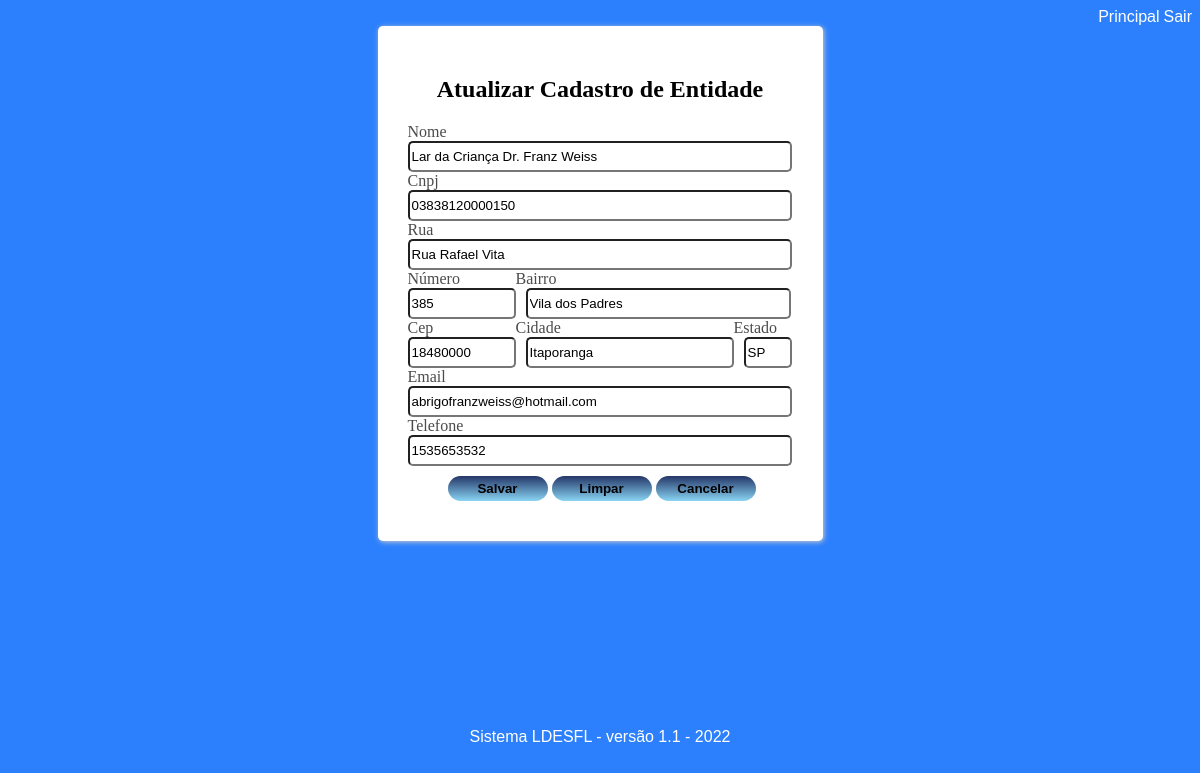
/atualizar3/1 (signed in), run on the app's committed database.
### models.py (models this page shows)
class Entidade(db.Model):  # tabela entidade
    id = db.Column(db.Integer, primary_key=True, autoincrement=True)
    nome_entidade = db.Column(db.String)
    cnpj = db.Column(db.String)
    rua = db.Column(db.String)
    numero = db.Column(db.String)
    bairro = db.Column(db.String)
    cep = db.Column(db.String)
    cidade = db.Column(db.String)
    estado = db.Column(db.String)
    email = db.Column(db.String)
    telefone = db.Column(db.String)

### main.py (the view, shortened to what this page needs)
@main.route("/atualizar3/<int:id>", methods=['GET', 'POST'])
@login_required
def atualizar3(id):
    entidade = Entidade.query.filter_by(id=id).first()
    return render_template('atualizar3.html', entidade=entidade)

### __init__.py (called while the page is built)
def create_app():
    app = Flask(__name__)
    app.config['SECRET_KEY'] = '9OLWxND4o83j4K4iuopO'
    app.config['SQLALCHEMY_DATABASE_URI'] = 'sqlite:///diario.db'
    db.init_app(app)
    login_manager = LoginManager()
    login_manager.login_view = 'auth.login'
    login_manager.init_app(app)
    from .models import User
    @login_manager.user_loader
    def load_user(user_id):
        return User.query.get(int(user_id))
    from .auth import auth as auth_blueprint
    app.register_blueprint(auth_blueprint)
    from .main import main as main_blueprint
    app.register_blueprint(main_blueprint)
    return app

### templates/atualizar3.html (shortened to what this page needs)
{% extends "base2.html" %}
{% block content %}
<!DOCTYPE html>
<html lang="pt-br">
<head>
    <link rel="stylesheet" href="../static/css/style.css">
    <link rel="stylesheet" href="https://use.fontawesome.com/releases/v5.8.2/css/all.css"
>
</head>
<body>
  <form class="form" method="POST" action="" style="width: 445px;">
      <div class="tlaregistro" style="height: 455px;">
          <div style="text-align: center;">
            <h2 style="color: black;">Atualizar Cadastro de Entidade</h2>
          </div>
          <div class="tlaregistro-grupo" style="text-align: left;">
            <label>Nome</label>
            <input type="text" name="nome_entidade" value="{{entidade.nome_entidade}}" minlength="5"
                   maxlength="50" placeholder="Digite o nome da Entidade"
                   style="width: 376px;" required="">
           </div>
          <div class="tlaregistro-grupo" style="text-align: left;">
            <label>Cnpj</label>
            <input type="text" name="cnpj" value="{{entidade.cnpj}}" minlength="14"
                   maxlength="14" placeholder="Digite o Cnpj"
                   style="width: 376px;" required="">
            <label>Rua</label>
            <input type="text" name="rua" value="{{entidade.rua}}" minlength="1"
                   maxlength="50" placeholder="Digite o Nome da rua - ex: Rua Rafael vita"
                   style="width: 376px;" required="">
          </div>
          <div>
            <div class="tlaregistro-grupo" style="position: relative; float: left; text-align: left;">
              <label class="tlaregistro-grupo">Número
              <input type="text" name="numero"  value="{{entidade.numero}}" minlength="1"
                     maxlength="10" style="width: 100px;" placeholder="digite o número" required=""> </label>
            </div>
            <div class="tlaregistro-grupo" style="position: relative; float: left; text-align: left;">
            <label class="tlaregistro-grupo">Bairro
              <input type="text" name="bairro" minlength="5" value="{{entidade.bairro}}"
                maxlength="20" style="width: 257px; margin-left: 10px;" placeholder="Digite o Bairro" required=""> </label>
            </div>
          </div>
          <div>
            <div class="tlaregistro-grupo" style="position: relative; float: left; text-align: left;">
              <label class="tlaregistro-grupo">Cep
              <input type="text" name="cep" value="{{entidade.cep}}" maxlength="8"
                     style="width: 100px;" placeholder="Digite o Cep - ex:18480000" required=""> </label>
            </div>
            <div class="tlaregistro-grupo" style="position: relative; float: left; text-align: left;">
              <label class="tlaregistro-grupo">Cidade
              <input type="text" name="cidade" value="{{entidade.cidade}}" maxlength="20"
                     style="width: 200px; margin-left: 10px;" placeholder="Digite a Cidade" required=""> </label>
            </div>
            <div class="tlaregistro-grupo" style="position: relative; float: left; text-align: left;">
              <label class="tlaregistro-grupo">Estado
              <input type="text" name="estado" value="{{entidade.estado}}" minlength="2" maxlength="2"
                      style="width: 40px; margin-left: 10px;" placeholder="" required=""> </label>
            </div>
          </div>
          <div>
            <div class="tlaregistro-grupo" style="position: relative; float: left; text-align: left;">
              <label class="tlaregistro-grupo">Email
              <input type="email" name="email" value="{{entidade.email}}" maxlength="40" style="width: 376px;"
                     placeholder="Digite o Email" required=""> </label>
            </div>
          </div>
          <div>
            <div class="tlaregistro-grupo" style="position: relative; float: left; text-align: left;">
              <label class="tlaregistro-grupo">Telefone
              <input type="text" name="telefone" value="{{entidade.telefone}}" maxlength="15"
                     style="width: 376px;" placeholder="Digite o Telefone - ex: 15 - 3565-3532" required=""> </label>
            </div>
          </div>
          <div class="card-group btn" style="position: relative; float: left; text-align: left; margin-top: 10px; left: 40px;">
              {% if current_user.is_authenticated %}
              <button type="submit" style=" width: 100px"><b>Salvar</b></button>
              <button type="reset" style=" width: 100px"><b>Limpar</b></button>
              <button type="button" value='Voltar' onclick='history.go(-1)'
                      style=" width: 100px; color: black;"><b>Cancelar</b></a></button>
              {% endif %}
          </div>
      </div>
    </form>
</body>
</html>
{% endblock %}

### static/css/style.css (style rules this page uses)
body { background-color: #267cfdf6; color: rgb(0, 0, 0); height: 100%; }
.form { width: 445px; margin: auto; }
.card-group { margin-bottom: 10px; }
.card-group > button { background-image: linear-gradient(#243668, #89D4F3); width: 100%; border-radius: 15px; padding: 5px; color: black; border: 0px; outline: 0px; }
.tlaregistro { box-shadow: 1px 1px 5px #ccc; background-color: white; padding: 30px; border-radius: 5px; }
.tlaregistro-grupo > label { width: 100%; color: rgb(75, 75, 75); display: block; }
.tlaregistro-grupo > input { border-radius: 5px; outline: 0; width: 100%; height: 25px; padding: 5p; }

### templates/atualizar3.html (style rules this page uses)
input[type="text"] { display:block; }

### data on the page
Entidade: nome_entidade "Lar da Criança Dr. Franz Weiss", cnpj "03838120000150", rua "Rua Rafael Vita", numero "385", bairro "Vila dos Padres", cep "18480000", cidade "Itaporanga", estado "SP", email "abrigofranzweiss@hotmail.com", telefone "1535653532"
